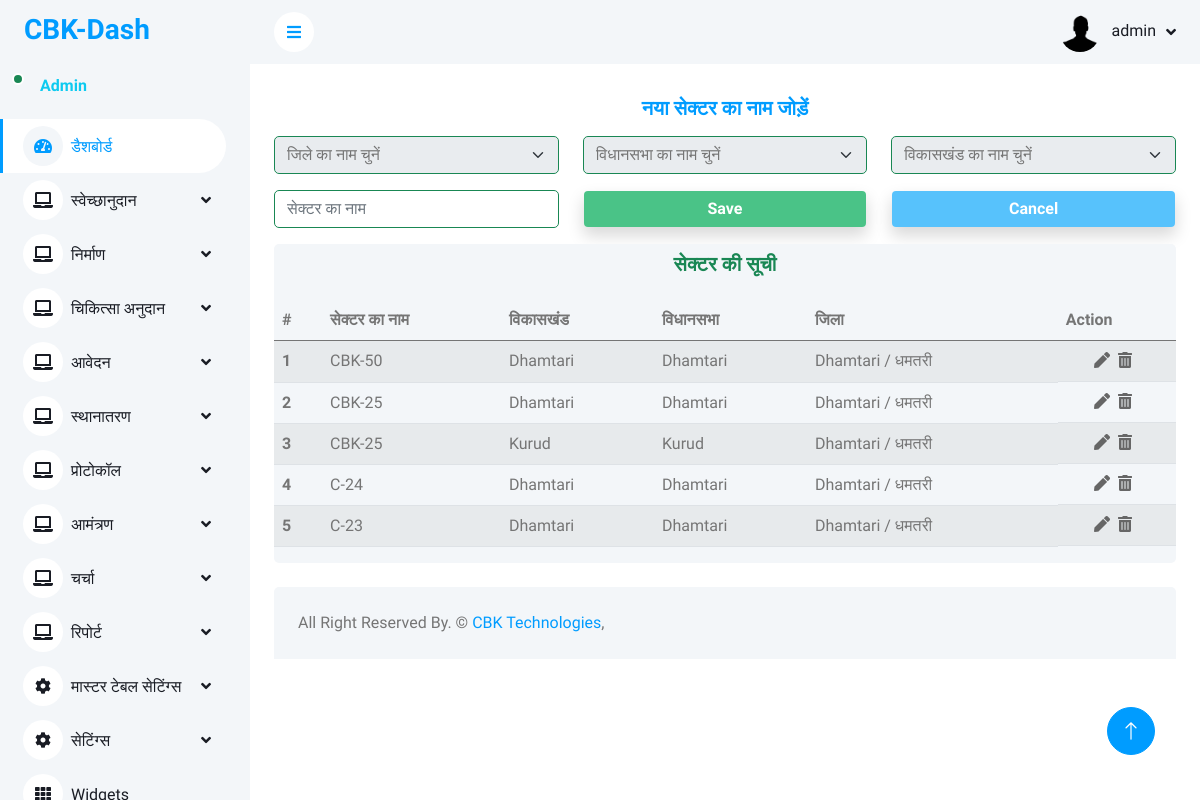
The app's page /master/sector_master.php (signed in) with its own data.
### tables this page shows
CREATE TABLE `sector_master` (
  `sector_id` int(11) NOT NULL,
  `sector_name` varchar(200) NOT NULL,
  `district_id` int(11) NOT NULL,
  `vidhansabha_id` int(11) NOT NULL,
  `vikaskhand_id` int(11) NOT NULL
);

CREATE TABLE `vikaskhand_master` (
  `vikaskhand_id` int(11) NOT NULL,
  `vikaskhand_name` varchar(200) NOT NULL,
  `vidhansabha_id` int(11) NOT NULL,
  `district_id` int(11) NOT NULL
);

CREATE TABLE `vidhansabha_master` (
  `vidhansabha_id` int(11) NOT NULL,
  `vidhansabha_name` varchar(200) NOT NULL,
  `district_id` int(11) NOT NULL
);

CREATE TABLE `district_master` (
  `district_id` int(11) NOT NULL,
  `district_name` varchar(200) NOT NULL
);

### master/sector_master.php (the view, shortened to what this page needs)
<?php include('../config/dbconnection.php') ?>
<?php
$tblname = "sector_master";
$tblkey = "sector_id ";
$sector_name = "";
?>
<?php include('../includes/header.php') ?>
<?php include('../includes/sidebar.php') ?>
<?php include('../includes/navbar.php') ?>
<div class="container-fluid pt-4 px-4">
    <form method="post">
        <div class="row text-center align-items-center">
            <h5 class="text-center fw-bolder text-primary mb-3">नया सेक्टर का नाम जोड़ें</h5>
            <div class="col-lg-4 text-center mb-3">
                <select name="district_id" id="districtSelect" class="form-select form-control border-success" required>
                    <option selected>जिले का नाम चुनें</option>
                </select>
            </div>
            <div class="col-lg-4 text-center mb-3">
                <select name="vidhansabha_id" id="vidhansabhaSelect" class="form-select form-control border-success" required>
                    <option selected>विधानसभा का नाम चुनें</option>
                </select>
            </div>
            <div class="col-lg-4 text-center mb-3">
                <select name="vikaskhand_id" id="vikaskhandSelect" class="form-select form-control border-success" required>
                    <option selected>विकासखंड का नाम चुनें</option>
                </select>
            </div>
            <div class="col-lg-4 text-center mb-3">
                <input type="text" name="sector_name" class="form-control border-success" placeholder="सेक्टर का नाम" required value="<?= $sector_name ?>">
            </div>
            <div class="col-lg-4 text-center mb-3">
                <button name="submit_sector" class="form-control text-center text-white btn text-center shadow" type="submit" style="background-color:#4ac387;"><b>Save</b></button>
            </div>
            <div class="col-lg-4 text-center mb-3">
                <button name="cancel_sector" class="form-control text-center text-white btn text-center shadow" type="reset" style="background-color:#57c2fc;"><b>Cancel</b></button>
            </div>
        </div>
    </form>
    <div class="row">
        <div class="col-sm-12 col-lg-12">
            <div class="bg-light rounded" style="overflow-y: scroll;">
                <h5 class="mb-4 text-center mt-2 text-success fw-bolder">सेक्टर की सूची</h5>
                <table class="table table-striped">
                    <thead class="head">
                        <tr>
                            <th scope="col">#</th>
                            <th scope="col">सेक्टर का नाम </th>
                            <th scope="col">विकासखंड</th>
                            <th scope="col">विधानसभा</th>
                            <th scope="col">जिला</th>
                            <th scope="col">Action</th>
                        </tr>
                    </thead>
                    <tbody>
                        <?php
                        $i = 1;
                        $sql = "SELECT s.*, s.sector_id, s.sector_name, v.vikaskhand_name, vs.vidhansabha_name, d.district_name
            FROM sector_master s
            JOIN vikaskhand_master v ON s.vikaskhand_id = v.vikaskhand_id
            JOIN vidhansabha_master vs ON s.vidhansabha_id = vs.vidhansabha_id
            JOIN district_master d ON s.district_id = d.district_id
            ORDER BY s.sector_id DESC";
                        $fetch = mysqli_query($conn, $sql);
                        while ($row = mysqli_fetch_array($fetch)) {
                        ?>
                            <tr>
                                <th scope="row"><?= $i++ ?></th>
                                <td><?= $row['sector_name'] ?></td>
                                <td><?= $row['vikaskhand_name'] ?></td>
                                <td><?= $row['vidhansabha_name'] ?></td>
                                <td><?= $row['district_name'] ?></td>
                                <td class="d-flex justify-content-center flex-row action">
                                    <a href="?edit_id=<?= $row['sector_id'] ?>"><i class="fas fa-pen me-2" title="Edit"></i></a>
                                    <a href="#" onclick="confirmDelete(<?= $row['sector_id']; ?>, '<?= $tblname; ?>' ,'<?= $tblkey ?>')"><i class="fas fa-trash-alt me-2" title="Delete"></i></a>
                                </td>
                            </tr>
                        <?php } ?>
                    </tbody>
                </table>
            </div>
        </div>
    </div>
</div>
<?php include('includes/footer.php'); ?>

### css/style.css (style rules this page uses)
:root { --primary: #009CFF; --light: #F3F6F9; --dark: #191C24; }
.btn { transition: .5s; }
.action { display:flex; justify-content: center; align-items: center; }
.action a { text-decoration: none; color: #666; transition: color 0.2s ease; }

### records on screen
sector_master: sector_name "CBK-50", vikaskhand.vikaskhand_name "Dhamtari", vidhansabha.vidhansabha_name "Dhamtari", district.district_name "Dhamtari / धमतरी"
sector_master: sector_name "CBK-25", vikaskhand.vikaskhand_name "Dhamtari", vidhansabha.vidhansabha_name "Dhamtari", district.district_name "Dhamtari / धमतरी"
sector_master: sector_name "CBK-25", vikaskhand.vikaskhand_name "Kurud", vidhansabha.vidhansabha_name "Kurud", district.district_name "Dhamtari / धमतरी"
sector_master: sector_name "C-24", vikaskhand.vikaskhand_name "Dhamtari", vidhansabha.vidhansabha_name "Dhamtari", district.district_name "Dhamtari / धमतरी"
sector_master: sector_name "C-23", vikaskhand.vikaskhand_name "Dhamtari", vidhansabha.vidhansabha_name "Dhamtari", district.district_name "Dhamtari / धमतरी"

### other values on screen
$username "admin"
